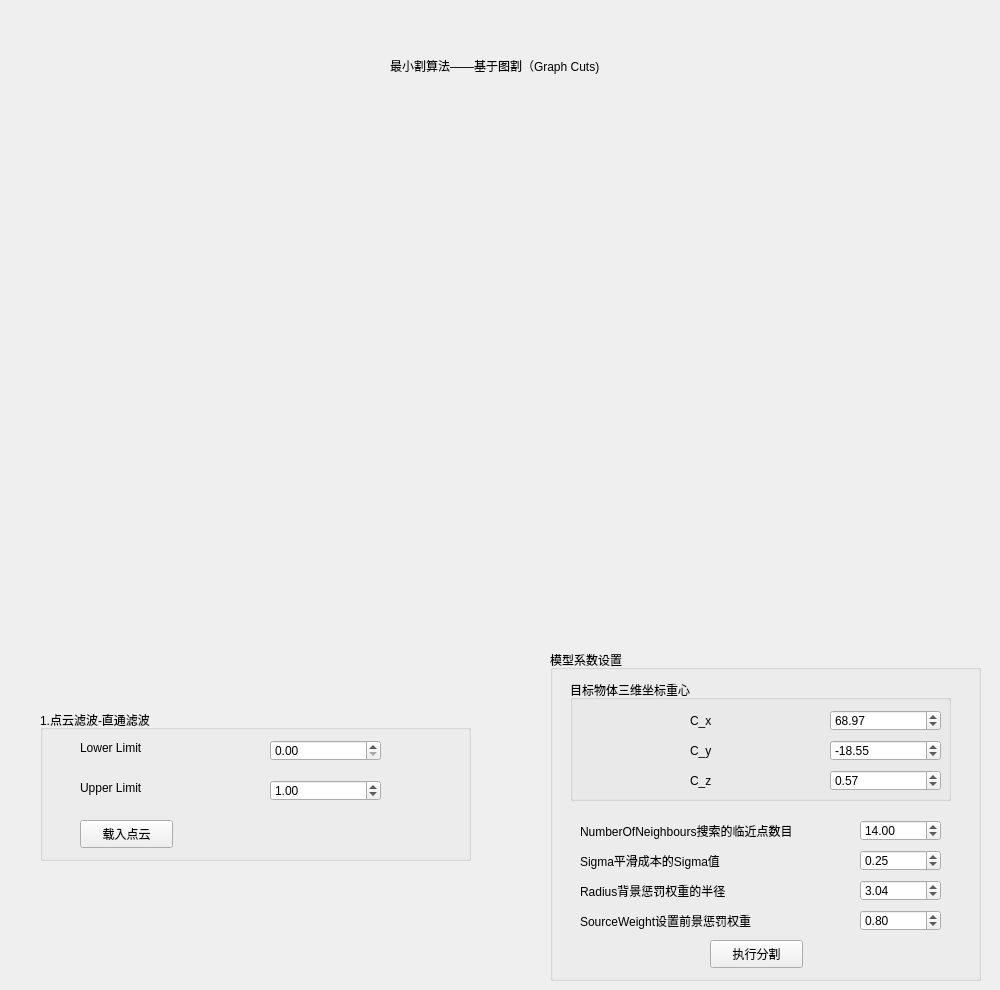
    <widget class="QWidget" name="tab_7">
     <attribute name="title">
      <string>最小割算法</string>
     </attribute>
     <widget class="QLabel" name="label_8">
      <property name="geometry">
       <rect>
        <x>390</x>
        <y>50</y>
        <width>311</width>
        <height>31</height>
       </rect>
      </property>
      <property name="text">
       <string>最小割算法——基于图割（Graph Cuts)</string>
      </property>
     </widget>
     <widget class="QVTKWidget" name="qvtkWidget_4" native="true">
      <property name="geometry">
       <rect>
        <x>60</x>
        <y>90</y>
        <width>931</width>
        <height>521</height>
       </rect>
      </property>
      <property name="autoFillBackground">
       <bool>true</bool>
      </property>
     </widget>
     <widget class="QGroupBox" name="groupBox_11">
      <property name="geometry">
       <rect>
        <x>550</x>
        <y>650</y>
        <width>431</width>
        <height>331</height>
       </rect>
      </property>
      <property name="title">
       <string>模型系数设置</string>
      </property>
      <widget class="QLabel" name="label_16">
       <property name="geometry">
        <rect>
         <x>30</x>
         <y>230</y>
         <width>221</width>
         <height>21</height>
        </rect>
       </property>
       <property name="text">
        <string>Radius背景惩罚权重的半径</string>
       </property>
      </widget>
      <widget class="QDoubleSpinBox" name="RadiusBox">
       <property name="geometry">
        <rect>
         <x>310</x>
         <y>230</y>
         <width>81</width>
         <height>21</height>
        </rect>
       </property>
       <property name="maximum">
        <double>999999.989999999990687</double>
       </property>
       <property name="singleStep">
        <double>0.010000000000000</double>
       </property>
       <property name="value">
        <double>3.040000000000000</double>
       </property>
      </widget>
      <widget class="QPushButton" name="GCDoBUT">
       <property name="geometry">
        <rect>
         <x>160</x>
         <y>290</y>
         <width>93</width>
         <height>28</height>
        </rect>
       </property>
       <property name="text">
        <string>执行分割</string>
       </property>
      </widget>
      <widget class="QDoubleSpinBox" name="SigmaBox">
       <property name="geometry">
        <rect>
         <x>310</x>
         <y>200</y>
         <width>81</width>
         <height>21</height>
        </rect>
       </property>
       <property name="maximum">
        <double>999999.989999999990687</double>
       </property>
       <property name="singleStep">
        <double>0.010000000000000</double>
       </property>
       <property name="value">
        <double>0.250000000000000</double>
       </property>
      </widget>
      <widget class="QLabel" name="label_29">
       <property name="geometry">
        <rect>
         <x>30</x>
         <y>200</y>
         <width>241</width>
         <height>21</height>
        </rect>
       </property>
       <property name="text">
        <string>Sigma平滑成本的Sigma值</string>
       </property>
      </widget>
      <widget class="QDoubleSpinBox" name="GCNNBox">
       <property name="geometry">
        <rect>
         <x>310</x>
         <y>170</y>
         <width>81</width>
         <height>21</height>
        </rect>
       </property>
       <property name="maximum">
        <double>999999.989999999990687</double>
       </property>
       <property name="singleStep">
        <double>0.010000000000000</double>
       </property>
       <property name="value">
        <double>14.000000000000000</double>
       </property>
      </widget>
      <widget class="QLabel" name="label_30">
       <property name="geometry">
        <rect>
         <x>30</x>
         <y>170</y>
         <width>271</width>
         <height>21</height>
        </rect>
       </property>
       <property name="text">
        <string>NumberOfNeighbours搜索的临近点数目</string>
       </property>
      </widget>
      <widget class="QGroupBox" name="groupBox_12">
       <property name="geometry">
        <rect>
         <x>20</x>
         <y>30</y>
         <width>381</width>
         <height>121</height>
        </rect>
       </property>
       <property name="title">
        <string>目标物体三维坐标重心</string>
       </property>
       <widget class="QDoubleSpinBox" name="C_yBox">
        <property name="geometry">
         <rect>
          <x>260</x>
          <y>60</y>
          <width>111</width>
          <height>21</height>
         </rect>
        </property>
        <property name="minimum">
         <double>-990.000000000000000</double>
        </property>
        <property name="maximum">
         <double>1000000000000000000.000000000000000</double>
        </property>
        <property name="singleStep">
         <double>0.001000000000000</double>
        </property>
        <property name="value">
         <double>-18.550000000000001</double>
        </property>
       </widget>
       <widget class="QDoubleSpinBox" name="C_xBox">
        <property name="geometry">
         <rect>
          <x>260</x>
          <y>30</y>
          <width>111</width>
          <height>21</height>
         </rect>
        </property>
        <property name="maximum">
         <double>999999.989999999990687</double>
        </property>
        <property name="singleStep">
         <double>0.001000000000000</double>
        </property>
        <property name="value">
         <double>68.969999999999999</double>
        </property>
       </widget>
       <widget class="QLabel" name="label_31">
        <property name="geometry">
         <rect>
          <x>120</x>
          <y>60</y>
          <width>71</width>
          <height>21</height>
         </rect>
        </property>
        <property name="text">
         <string>C_y</string>
        </property>
       </widget>
       <widget class="QLabel" name="label_32">
        <property name="geometry">
         <rect>
          <x>120</x>
          <y>30</y>
          <width>71</width>
          <height>21</height>
         </rect>
        </property>
        <property name="text">
         <string>C_x</string>
        </property>
       </widget>
       <widget class="QLabel" name="label_33">
        <property name="geometry">
         <rect>
          <x>120</x>
          <y>90</y>
          <width>61</width>
          <height>21</height>
         </rect>
        </property>
        <property name="text">
         <string>C_z</string>
        </property>
       </widget>
       <widget class="QDoubleSpinBox" name="C_zBox">
        <property name="geometry">
         <rect>
          <x>260</x>
          <y>90</y>
          <width>111</width>
          <height>21</height>
         </rect>
        </property>
        <property name="maximum">
         <double>1000000000000000000.000000000000000</double>
        </property>
        <property name="singleStep">
         <double>0.010000000000000</double>
        </property>
        <property name="value">
         <double>0.570000000000000</double>
        </property>
       </widget>
      </widget>
      <widget class="QLabel" name="label_35">
       <property name="geometry">
        <rect>
         <x>30</x>
         <y>260</y>
         <width>241</width>
         <height>21</height>
        </rect>
       </property>
       <property name="text">
        <string>SourceWeight设置前景惩罚权重</string>
       </property>
      </widget>
      <widget class="QDoubleSpinBox" name="SWBox">
       <property name="geometry">
        <rect>
         <x>310</x>
         <y>260</y>
         <width>81</width>
         <height>21</height>
        </rect>
       </property>
       <property name="maximum">
        <double>999999.989999999990687</double>
       </property>
       <property name="value">
        <double>0.800000000000000</double>
       </property>
      </widget>
     </widget>
     <widget class="QGroupBox" name="groupBox_9">
      <property name="geometry">
       <rect>
        <x>40</x>
        <y>710</y>
        <width>431</width>
        <height>151</height>
       </rect>
      </property>
      <property name="title">
       <string>1.点云滤波-直通滤波</string>
      </property>
      <widget class="QDoubleSpinBox" name="GCRLBox">
       <property name="geometry">
        <rect>
         <x>230</x>
         <y>70</y>
         <width>111</width>
         <height>21</height>
        </rect>
       </property>
       <property name="maximum">
        <double>9999.989999999999782</double>
       </property>
       <property name="singleStep">
        <double>0.100000000000000</double>
       </property>
       <property name="value">
        <double>1.000000000000000</double>
       </property>
      </widget>
      <widget class="QDoubleSpinBox" name="GCLLBox">
       <property name="geometry">
        <rect>
         <x>230</x>
         <y>30</y>
         <width>111</width>
         <height>21</height>
        </rect>
       </property>
       <property name="maximum">
        <double>999999.989999999990687</double>
       </property>
       <property name="singleStep">
        <double>0.100000000000000</double>
       </property>
       <property name="value">
        <double>0.000000000000000</double>
       </property>
      </widget>
      <widget class="QLabel" name="label_26">
       <property name="geometry">
        <rect>
         <x>40</x>
         <y>70</y>
         <width>131</width>
         <height>16</height>
        </rect>
       </property>
       <property name="text">
        <string>Upper Limit</string>
       </property>
      </widget>
      <widget class="QLabel" name="label_27">
       <property name="geometry">
        <rect>
         <x>40</x>
         <y>30</y>
         <width>121</width>
         <height>16</height>
        </rect>
       </property>
       <property name="text">
        <string>Lower Limit</string>
       </property>
      </widget>
      <widget class="QPushButton" name="GCLoadBUT">
       <property name="geometry">
        <rect>
         <x>40</x>
         <y>110</y>
         <width>93</width>
         <height>28</height>
        </rect>
       </property>
       <property name="text">
        <string>载入点云</string>
       </property>
      </widget>
     </widget>
    </widget>
